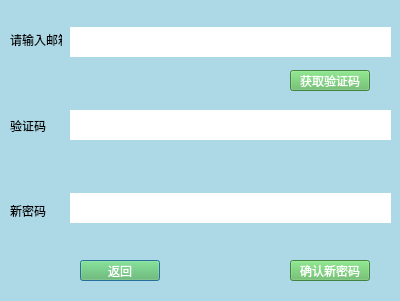
<?xml version="1.0" encoding="UTF-8"?>
<ui version="4.0">
 <class>reset</class>
 <widget class="QDialog" name="reset">
  <property name="geometry">
   <rect>
    <x>0</x>
    <y>0</y>
    <width>400</width>
    <height>301</height>
   </rect>
  </property>
  <property name="windowTitle">
   <string>Dialog</string>
  </property>
  <property name="styleSheet">
   <string notr="true">QWidget {
    background-color: #ADD8E6;
}</string>
  </property>
  <widget class="QWidget" name="layoutWidget">
   <property name="geometry">
    <rect>
     <x>70</x>
     <y>-20</y>
     <width>321</width>
     <height>291</height>
    </rect>
   </property>
   <layout class="QVBoxLayout" name="verticalLayout">
    <item>
     <widget class="QLineEdit" name="lineEdit">
      <property name="styleSheet">
       <string notr="true">QLineEdit {  
    background-color: white; /* 设置背景色为白色 */  
    border: 2px solid white; /* 设置边框为白色，宽度为2px */  
    border-radius: 0px; /* 设置边框圆角为0，即方形边框 */  
    padding: 5px; /* 添加内边距 */  
    box-shadow: inset 0 0 0 1px #cccccc; /* 添加内部阴影，颜色稍深于背景色 */  
}</string>
      </property>
     </widget>
    </item>
    <item>
     <widget class="QLineEdit" name="lineEdit_3">
      <property name="styleSheet">
       <string notr="true">QLineEdit {  
    background-color: white; /* 设置背景色为白色 */  
    border: 2px solid white; /* 设置边框为白色，宽度为2px */  
    border-radius: 0px; /* 设置边框圆角为0，即方形边框 */  
    padding: 5px; /* 添加内边距 */  
    box-shadow: inset 0 0 0 1px #cccccc; /* 添加内部阴影，颜色稍深于背景色 */  
}</string>
      </property>
     </widget>
    </item>
    <item>
     <widget class="QLineEdit" name="lineEdit_2">
      <property name="styleSheet">
       <string notr="true">QLineEdit {  
    background-color: white; /* 设置背景色为白色 */  
    border: 2px solid white; /* 设置边框为白色，宽度为2px */  
    border-radius: 0px; /* 设置边框圆角为0，即方形边框 */  
    padding: 5px; /* 添加内边距 */  
    box-shadow: inset 0 0 0 1px #cccccc; /* 添加内部阴影，颜色稍深于背景色 */  
}</string>
      </property>
     </widget>
    </item>
   </layout>
  </widget>
  <widget class="QWidget" name="layoutWidget">
   <property name="geometry">
    <rect>
     <x>10</x>
     <y>0</y>
     <width>52</width>
     <height>251</height>
    </rect>
   </property>
   <layout class="QVBoxLayout" name="verticalLayout_2">
    <item>
     <widget class="QLabel" name="label">
      <property name="styleSheet">
       <string notr="true">font: 10pt &quot;微软雅黑&quot;;
font: 10pt &quot;黑体&quot;;</string>
      </property>
      <property name="text">
       <string>请输入邮箱</string>
      </property>
     </widget>
    </item>
    <item>
     <widget class="QLabel" name="label_2">
      <property name="styleSheet">
       <string notr="true">font: 10pt &quot;黑体&quot;;</string>
      </property>
      <property name="text">
       <string>验证码</string>
      </property>
     </widget>
    </item>
    <item>
     <widget class="QLabel" name="label_3">
      <property name="styleSheet">
       <string notr="true">font: 10pt &quot;黑体&quot;;</string>
      </property>
      <property name="text">
       <string>新密码</string>
      </property>
     </widget>
    </item>
   </layout>
  </widget>
  <widget class="QPushButton" name="pushButton_3">
   <property name="geometry">
    <rect>
     <x>80</x>
     <y>260</y>
     <width>80</width>
     <height>21</height>
    </rect>
   </property>
   <property name="styleSheet">
    <string notr="true">QPushButton {  
    font: 10px &quot;Microsoft YaHei UI&quot;, sans-serif; /* 字体大小设置为10px */  
    color: white; /* 文字颜色设置为白色 */  
    background-color: #5cb85c; /* 设置背景色为比#45a049浅的绿色 */  
    /* 其他样式属性 */  
}  
  
QPushButton:hover {  
    background-color: #45a049; /* 悬停时背景色变为#45a049 */  
    /* 悬停时若需保持其他样式不变，则无需额外设置 */  
}</string>
   </property>
   <property name="text">
    <string>返回</string>
   </property>
  </widget>
  <widget class="QPushButton" name="pushButton_4">
   <property name="geometry">
    <rect>
     <x>290</x>
     <y>260</y>
     <width>80</width>
     <height>21</height>
    </rect>
   </property>
   <property name="styleSheet">
    <string notr="true">QPushButton {  
    font: 10px &quot;Microsoft YaHei UI&quot;, sans-serif; /* 字体大小设置为10px */  
    color: white; /* 文字颜色设置为白色 */  
    background-color: #5cb85c; /* 设置背景色为比#45a049浅的绿色 */  
    /* 其他样式属性 */  
}  
  
QPushButton:hover {  
    background-color: #45a049; /* 悬停时背景色变为#45a049 */  
    /* 悬停时若需保持其他样式不变，则无需额外设置 */  
}</string>
   </property>
   <property name="text">
    <string>确认新密码</string>
   </property>
  </widget>
  <widget class="QPushButton" name="pushButton_5">
   <property name="geometry">
    <rect>
     <x>290</x>
     <y>70</y>
     <width>80</width>
     <height>21</height>
    </rect>
   </property>
   <property name="styleSheet">
    <string notr="true">QPushButton {  
    font: 10px &quot;Microsoft YaHei UI&quot;, sans-serif; /* 字体大小设置为10px */  
    color: white; /* 文字颜色设置为白色 */  
    background-color: #5cb85c; /* 设置背景色为比#45a049浅的绿色 */  
    /* 其他样式属性 */  
}  
  
QPushButton:hover {  
    background-color: #45a049; /* 悬停时背景色变为#45a049 */  
    /* 悬停时若需保持其他样式不变，则无需额外设置 */  
}</string>
   </property>
   <property name="text">
    <string>获取验证码</string>
   </property>
  </widget>
 </widget>
 <resources/>
 <connections/>
</ui>
